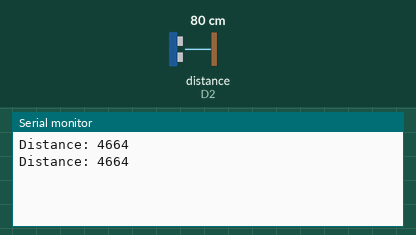
Recording of a sketch running on a simulated ESP8266 (NodeMCU). Shown: the last lines printed to the serial monitor. Wiring (inferred from the names in the program): ultrasonic range finder: trigger D1; echo D2. The inputs (shaded band) are chosen by the test bench; at power-on: distance to the obstacle (sensor on D2) 80 cm. The echo pulse lasts 58.3 µs per cm.

Above: at 4.8 s.
4.9 s: distance to the obstacle (sensor on D2) set to 2 cm
At 6.3 s:
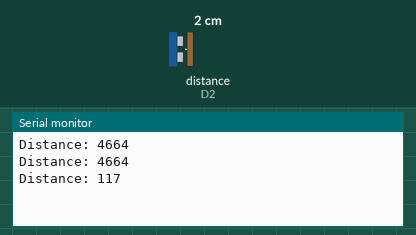
7.9 s: distance to the obstacle (sensor on D2) set to 4 cm
At 9.0 s:
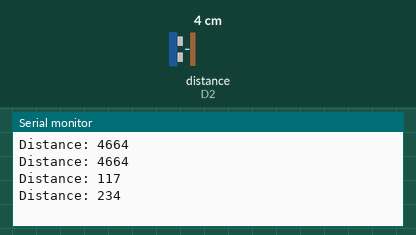
Timing chart, 0 to 10.9 s (numbered marks = the images above; inputs shaded):
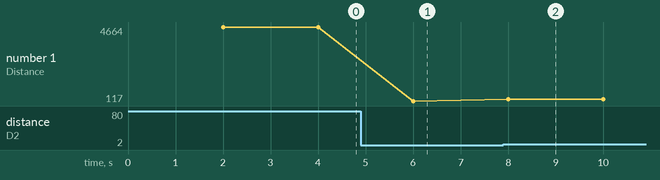

The sketch:

dustbin.ino
```cpp
#include <ESP8266WiFi.h>
#include <BlynkSimpleEsp8266.h>

const char* ssid = "Your WiFi SSID"; // Your WiFi SSID
const char* password = "Your WiFi password"; // Your WiFi password

#define BLYNK_TEMPLATE_ID "TMPL3Egl1aGgK"
#define BLYNK_TEMPLATE_NAME "distance"
#define BLYNK_AUTH_TOKEN "QNTbDwTQZv8W2PKvj7EAF8w4h1TFKrS8"

#define echoPin D2 // Echo pin of the ultrasonic sensor
#define trigPin D1 // Trigger pin of the ultrasonic sensor

BlynkTimer timer;

void setup() {
  Serial.begin(9600);
  //Blynk.begin(BLYNK_AUTH_TOKEN, ssid, password);

  pinMode(trigPin, OUTPUT);
  pinMode(echoPin, INPUT);

  timer.setInterval(2000L, sendUltrasonicData); // Send data every 2 seconds
}

void loop() {
  Blynk.run();
  timer.run();
}

void sendUltrasonicData() {
  long duration, distance;
  digitalWrite(trigPin, LOW);
  delayMicroseconds(2);
  digitalWrite(trigPin, HIGH);
  delayMicroseconds(10);
  digitalWrite(trigPin, LOW);

  duration = pulseIn(echoPin, HIGH);
  distance = duration  ; // Calculate distance in centimeters

  Serial.print("Distance: ");
  Serial.println(distance);

  //Blynk.virtualWrite(V5, distance); // Send distance data to Blynk, change V5 to the desired virtual pin
}
```

Measured:
- after the input at 4.9 s, the serial monitor: prints a new line after 1.1 s (image 1)
- after the input at 7.9 s, the serial monitor: prints a new line after 0.10 s (image 2)
- plotted number 1: 4664 → 117 after the input at 4.9 s, 117 → 234 after the input at 7.9 s
